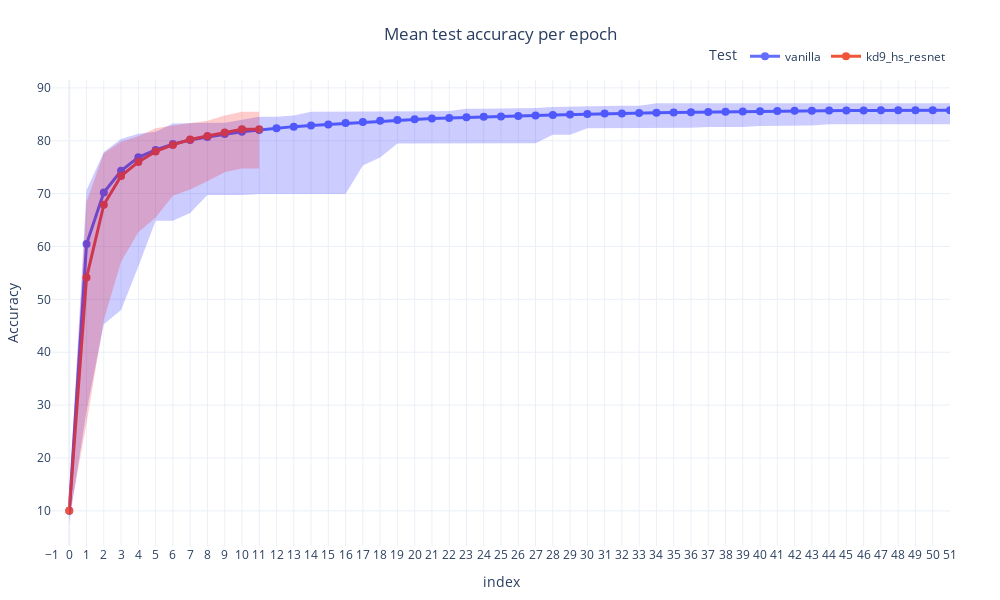

The cell this chart's notebook holds for it:
### Code cell
import plotly.express as px
import pandas as pd

# Assuming 'mean_df', 'df_min', and 'df_max' are your dataframes
fig = px.line(
    mean_df, 
    y=['vanilla', test_name], 
    title='Mean test accuracy per epoch',
    labels={"Value": "Accuracy"},
    markers=True,  # Add markers to the lines
    template="plotly_white", 
    width=1000, height=600
)

# Update trace settings for the main plot
fig.update_traces(line=dict(width=3), marker=dict(size=8))

# Adding min-max range shadows for 'vanilla'
#fig.add_traces([
#    px.line(mean_df, y='vanilla').data[0],  # Add the vanilla mean line
#    px.line(mean_df, y='inheritance').data[0]  # Add the inheritance mean line
#])

fig.add_traces([
    # Min-max shadows for 'vanilla'
    dict(
        x=mean_df.index, 
        y=df_min['vanilla'], 
        fill=None,
        mode='lines',
        line=dict(width=0),
        showlegend=False
    ),
    dict(
        x=mean_df.index, 
        y=df_max['vanilla'], 
        fill='tonexty',  # Fill the area between min and max
        mode='lines',
        line=dict(width=0),
        fillcolor='rgba(0, 0, 255, 0.2)',  # Light red for shadow
        showlegend=False
    ),
    
    # Min-max shadows for 'inheritance'
    dict(
        x=mean_df.index, 
        y=df_min[test_name], 
        fill=None,
        mode='lines',
        line=dict(width=0),
        showlegend=False
    ),
    dict(
        x=mean_df.index, 
        y=df_max[test_name], 
        fill='tonexty',  # Fill the area between min and max
        mode='lines',
        line=dict(width=0),
        fillcolor='rgba(255, 0, 0, 0.2)',  # Light blue for shadow
        showlegend=False
    )
])

# Update layout settings
fig.update_layout(
    title={'text': 'Mean test accuracy per epoch', 'x':0.5, 'xanchor': 'center'},
    xaxis=dict(tickmode='linear', dtick=1, showgrid=True, range=[-1, 51]),
    yaxis=dict(title="Accuracy"),
    legend=dict(title='Test', orientation="h", yanchor="bottom", y=1.02, xanchor="right", x=1),
    margin=dict(l=50, r=50, t=80, b=50)
)

# Display the plot
fig.show()

### Figure 1 — Plotly figure (JSON) as saved in the notebook; plotly's stock layout.template omitted (floating-point values rounded to 4 significant figures)
{"data": [{"hovertemplate": "variable=vanilla<br>index=%{x}<br>value=%{y}<extra></extra>", "legendgroup": "vanilla", "line": {"color": "#636efa", "dash": "solid", "width": 3}, "marker": {"size": 8, "symbol": "circle"}, "mode": "lines+markers", "name": "vanilla", "orientation": "v", "showlegend": true, "type": "scatter", "x": [0, 1, 2, 3, 4, 5, 6, 7, 8, 9, 10, 11, 12, 13, 14, 15, 16, 17, 18, 19, 20, 21, 22, 23, 24, 25, 26, 27, 28, 29, 30, 31, 32, 33, 34, 35, 36, 37, 38, 39, 40, 41, 42, 43, 44, 45, 46, 47, 48, 49, 50, 51], "xaxis": "x", "y": [10.01, 60.48, 70.22, 74.3, 76.86, 78.26, 79.36, 80.13, 80.72, 81.26, 81.7, 82.03, 82.38, 82.67, 82.88, 83.07, 83.33, 83.55, 83.76, 83.94, 84.08, 84.22, 84.32, 84.44, 84.53, 84.6, 84.68, 84.77, 84.88, 84.97, 85.05, 85.13, 85.17, 85.22, 85.29, 85.34, 85.39, 85.44, 85.48, 85.54, 85.59, 85.62, 85.66, 85.68, 85.7, 85.72, 85.74, 85.76, 85.77, 85.77, 85.77, 85.77], "yaxis": "y"}, {"hovertemplate": "variable=kd9_hs_resnet<br>index=%{x}<br>value=%{y}<extra></extra>", "legendgroup": "kd9_hs_resnet", "line": {"color": "#EF553B", "dash": "solid", "width": 3}, "marker": {"size": 8, "symbol": "circle"}, "mode": "lines+markers", "name": "kd9_hs_resnet", "orientation": "v", "showlegend": true, "type": "scatter", "x": [0, 1, 2, 3, 4, 5, 6, 7, 8, 9, 10, 11, 12, 13, 14, 15, 16, 17, 18, 19, 20, 21, 22, 23, 24, 25, 26, 27, 28, 29, 30, 31, 32, 33, 34, 35, 36, 37, 38, 39, 40, 41, 42, 43, 44, 45, 46, 47, 48, 49, 50, 51], "xaxis": "x", "y": [10.02, 54.11, 67.9, 73.31, 75.99, 77.97, 79.21, 80.22, 80.9, 81.55, 82.16, 82.16, null, null, null, null, null, null, null, null, null, null, null, null, null, null, null, null, null, null, null, null, null, null, null, null, null, null, null, null, null, null, null, null, null, null, null, null, null, null, null, null], "yaxis": "y"}, {"line": {"width": 0}, "mode": "lines", "showlegend": false, "type": "scatter", "x": [0, 1, 2, 3, 4, 5, 6, 7, 8, 9, 10, 11, 12, 13, 14, 15, 16, 17, 18, 19, 20, 21, 22, 23, 24, 25, 26, 27, 28, 29, 30, 31, 32, 33, 34, 35, 36, 37, 38, 39, 40, 41, 42, 43, 44, 45, 46, 47, 48, 49, 50, 51], "y": [7.76, 28.94, 45.28, 48.01, 56.22, 64.88, 64.88, 66.32, 69.75, 69.75, 69.75, 69.94, 69.94, 69.94, 69.94, 69.94, 69.94, 75.33, 76.84, 79.49, 79.51, 79.51, 79.51, 79.51, 79.51, 79.51, 79.51, 79.51, 81.15, 81.15, 82.35, 82.35, 82.38, 82.45, 82.45, 82.45, 82.45, 82.6, 82.6, 82.6, 82.81, 82.81, 82.81, 82.9, 83.1, 83.1, 83.1, 83.1, 83.1, 83.1, 83.1, 83.1]}, {"fill": "tonexty", "fillcolor": "rgba(0, 0, 255, 0.2)", "line": {"width": 0}, "mode": "lines", "showlegend": false, "type": "scatter", "x": [0, 1, 2, 3, 4, 5, 6, 7, 8, 9, 10, 11, 12, 13, 14, 15, 16, 17, 18, 19, 20, 21, 22, 23, 24, 25, 26, 27, 28, 29, 30, 31, 32, 33, 34, 35, 36, 37, 38, 39, 40, 41, 42, 43, 44, 45, 46, 47, 48, 49, 50, 51], "y": [13.45, 70.64, 77.89, 80.34, 81.34, 81.69, 83.26, 83.37, 83.42, 83.42, 84.04, 84.55, 84.55, 84.75, 85.49, 85.49, 85.49, 85.57, 85.57, 85.57, 85.57, 85.57, 85.64, 86.06, 86.06, 86.06, 86.06, 86.17, 86.38, 86.4, 86.4, 86.55, 86.64, 86.64, 87.07, 87.07, 87.07, 87.07, 87.07, 87.07, 87.07, 87.07, 87.07, 87.07, 87.07, 87.07, 87.07, 87.07, 87.07, 87.07, 87.08, 87.08]}, {"line": {"width": 0}, "mode": "lines", "showlegend": false, "type": "scatter", "x": [0, 1, 2, 3, 4, 5, 6, 7, 8, 9, 10, 11, 12, 13, 14, 15, 16, 17, 18, 19, 20, 21, 22, 23, 24, 25, 26, 27, 28, 29, 30, 31, 32, 33, 34, 35, 36, 37, 38, 39, 40, 41, 42, 43, 44, 45, 46, 47, 48, 49, 50, 51], "y": [8.82, 26.53, 46.11, 57.13, 62.67, 65.5, 69.61, 70.78, 72.35, 74.02, 74.73, 74.73, null, null, null, null, null, null, null, null, null, null, null, null, null, null, null, null, null, null, null, null, null, null, null, null, null, null, null, null, null, null, null, null, null, null, null, null, null, null, null, null]}, {"fill": "tonexty", "fillcolor": "rgba(255, 0, 0, 0.2)", "line": {"width": 0}, "mode": "lines", "showlegend": false, "type": "scatter", "x": [0, 1, 2, 3, 4, 5, 6, 7, 8, 9, 10, 11, 12, 13, 14, 15, 16, 17, 18, 19, 20, 21, 22, 23, 24, 25, 26, 27, 28, 29, 30, 31, 32, 33, 34, 35, 36, 37, 38, 39, 40, 41, 42, 43, 44, 45, 46, 47, 48, 49, 50, 51], "y": [12.29, 68.41, 77.62, 79.8, 80.87, 82.37, 82.86, 83.29, 83.79, 84.75, 85.49, 85.49, null, null, null, null, null, null, null, null, null, null, null, null, null, null, null, null, null, null, null, null, null, null, null, null, null, null, null, null, null, null, null, null, null, null, null, null, null, null, null, null]}], "layout": {"height": 600, "legend": {"orientation": "h", "title": {"text": "Test"}, "tracegroupgap": 0, "x": 1, "xanchor": "right", "y": 1.02, "yanchor": "bottom"}, "margin": {"b": 50, "l": 50, "r": 50, "t": 80}, "title": {"text": "Mean test accuracy per epoch", "x": 0.5, "xanchor": "center"}, "width": 1000, "xaxis": {"anchor": "y", "domain": [0, 1], "dtick": 1, "range": [-1, 51], "showgrid": true, "tickmode": "linear", "title": {"text": "index"}, "type": "linear"}, "yaxis": {"anchor": "x", "autorange": true, "domain": [0, 1], "range": [3.353, 91.49], "title": {"text": "Accuracy"}, "type": "linear"}}}
